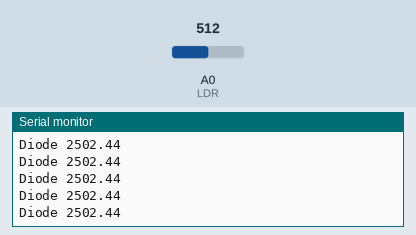
This sketch was run on a simulated Arduino Uno, built with avr-gcc and run on an emulated ATmega328P. On the bench: the last lines printed to the serial monitor. The inputs (shaded band) are chosen by the test bench; at power-on: A0 (LDR) = 512.

Above: at 1.2 s.
1.3 s: A0 (LDR) set to 223
At 1.8 s:
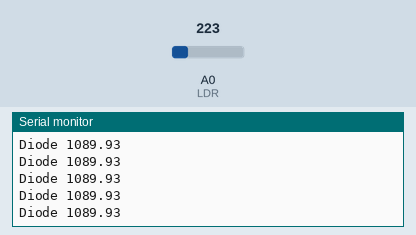
2.8 s: A0 (LDR) set to 195
At 3.8 s:
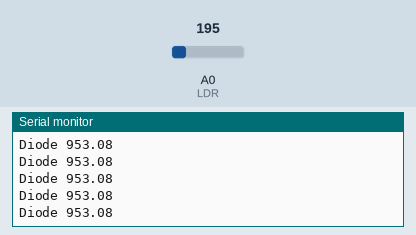
Timing chart, 0 to 5.8 s (numbered marks = the images above; inputs shaded):
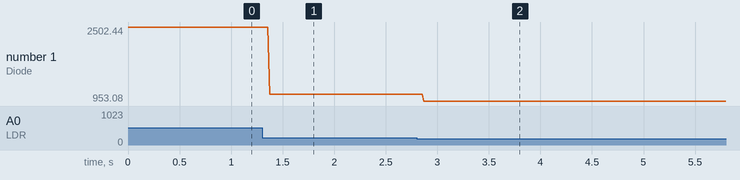

Measured:
- after the input at 1.3 s, the serial monitor: prints a new line after 0.07 s (image 1)
- after the input at 2.8 s, the serial monitor: prints a new line after 0.07 s (image 2)
- plotted number 1: 2502.44 → 1089.93 after the input at 1.3 s, 1089.93 → 953.08 after the input at 2.8 s

The sketch:

light_sensor.ino
```cpp
int LDR = A0; // Analoger Pin als LDR Eingang
int sensorValue = 0; // Variable für den Sensorwert mit 0 als Startwert

void setup(){
  Serial.begin(9600);
}

void loop(){
  sensorValue =analogRead(LDR); //
  float voltage = sensorValue * (5000.0 / 1023.0);
  Serial.print("Diode ");
  Serial.println(voltage); //Ausgabe am Serial-Monitor.
}
```
